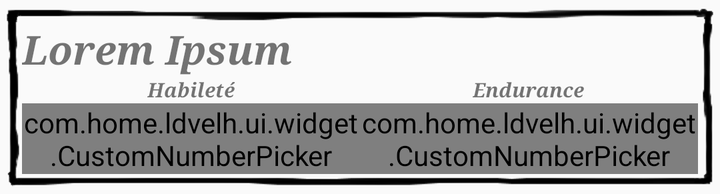
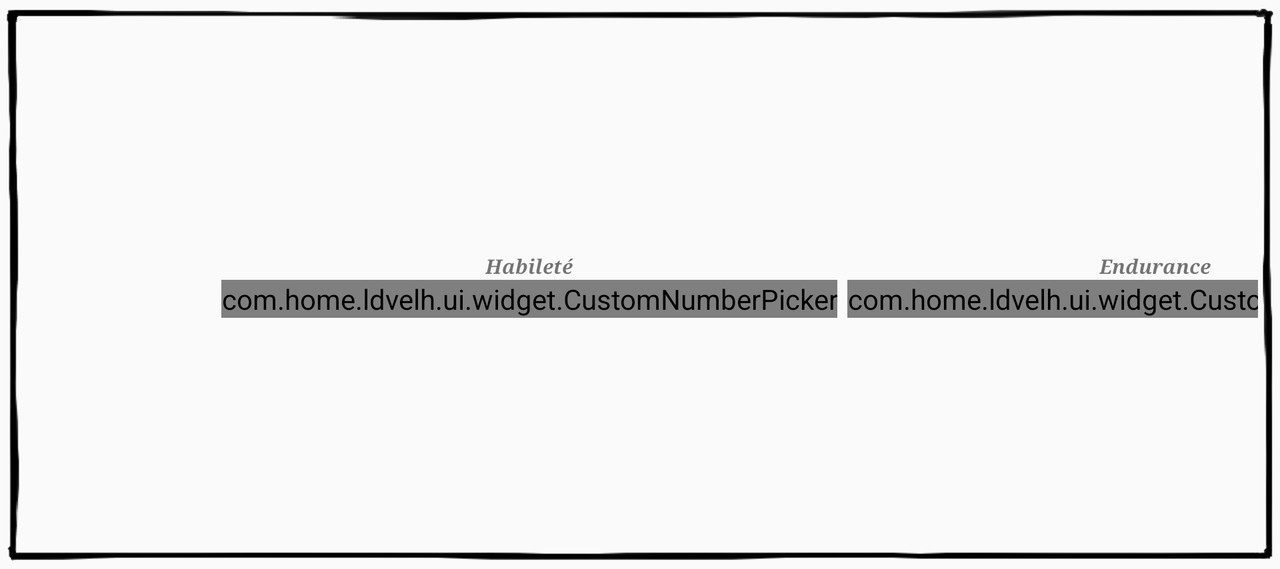

An Android layout and its configuration variant, each rendered on a device that would load it. The default file and the variant file are quoted in full after the pictures.
<!-- AndroidManifest.xml: application theme Theme.AppCompat.Light.NoActionBar.FullScreen -->
<!-- res/layout/widget_crew_member.xml -->
<LinearLayout xmlns:android="http://schemas.android.com/apk/res/android"
    xmlns:custom="http://schemas.android.com/apk/res-auto"
    android:layout_width="match_parent"
    android:layout_height="wrap_content"
    android:background="@drawable/pencil_border_small"
    android:clipChildren="false"
    android:orientation="vertical" >

    <LinearLayout
        android:layout_width="match_parent"
        android:layout_height="wrap_content"
        android:gravity="center_vertical"
        android:orientation="horizontal" >

        <TextView
            android:id="@+id/crewMemberName"
            style="@style/ldvelhSmallTitles"
            android:layout_width="wrap_content"
            android:layout_height="wrap_content"
            android:text="@string/lorem_ipsum" />

        <TextView
            android:id="@+id/luck"
            style="@style/ldvelhSmall"
            android:layout_width="0dp"
            android:layout_height="wrap_content"
            android:layout_weight="1"
            android:gravity="center"
            android:text="@string/lorem_ipsum"
            android:visibility="invisible" />
    </LinearLayout>

    <LinearLayout
        android:layout_width="match_parent"
        android:layout_height="wrap_content"
        android:baselineAligned="false"
        android:clipChildren="false"
        android:gravity="center_vertical"
        android:orientation="horizontal" >

        <LinearLayout
            android:layout_width="0dp"
            android:layout_height="wrap_content"
            android:layout_weight="1"
            android:gravity="center_horizontal"
            android:orientation="vertical" >

            <TextView
                android:id="@+id/skillLabel"
                style="@style/ldvelhVerySmall"
                android:layout_width="wrap_content"
                android:layout_height="wrap_content"
                android:text="@string/skill" />

            <com.home.ldvelh.ui.widget.CustomNumberPicker
                android:id="@+id/numberPickerSkill"
                android:layout_width="wrap_content"
                android:layout_height="wrap_content"
                android:clipChildren="false"
                custom:vertical="false" />
        </LinearLayout>

        <LinearLayout
            android:layout_width="0dp"
            android:layout_height="wrap_content"
            android:layout_weight="1"
            android:gravity="center_horizontal"
            android:orientation="vertical" >

            <TextView
                android:id="@+id/staminaLabel"
                style="@style/ldvelhVerySmall"
                android:layout_width="wrap_content"
                android:layout_height="wrap_content"
                android:text="@string/stamina" />

            <com.home.ldvelh.ui.widget.CustomNumberPicker
                android:id="@+id/numberPickerStamina"
                android:layout_width="wrap_content"
                android:layout_height="wrap_content"
                android:clipChildren="false"
                custom:vertical="false" />
        </LinearLayout>
    </LinearLayout>

</LinearLayout>
<!-- resources referenced by this layout -->
<resources>
  <!-- drawable pencil_border_small: png bitmap (drawable-xhdpi, 2589 bytes) -->
  <string name="lorem_ipsum">Lorem Ipsum</string>
  <string name="skill">Habileté</string>
  <string name="stamina">Endurance</string>
  <style name="ldvelhSmall">
          <item name="android:textSize">14sp</item>
          <item name="android:typeface">serif</item>
          <item name="android:textStyle">bold|italic</item>
      </style>
  <style name="ldvelhSmallTitles">
          <item name="android:textSize">20sp</item>
          <item name="android:typeface">serif</item>
          <item name="android:textStyle">bold|italic</item>
      </style>
  <style name="ldvelhVerySmall">
          <item name="android:textSize">10sp</item>
          <item name="android:typeface">serif</item>
          <item name="android:textStyle">bold|italic</item>
      </style>
  <style name="Theme.AppCompat.Light.NoActionBar.FullScreen" parent="@style/Theme.AppCompat.Light.NoActionBar">
          <item name="android:windowFullscreen">true</item>
          <item name="android:windowContentOverlay">@null</item>
      </style>
</resources>
<!-- res/layout-land/widget_crew_member.xml (the repository's variant of the layout above) -->
<!-- drawn on the phone turned sideways -->
<LinearLayout xmlns:android="http://schemas.android.com/apk/res/android"
    xmlns:custom="http://schemas.android.com/apk/res-auto"
    android:layout_width="match_parent"
    android:layout_height="wrap_content"
    android:background="@drawable/pencil_border_small"
    android:clipChildren="false"
    android:gravity="center_vertical"
    android:orientation="horizontal" >

    <TextView
        android:id="@+id/crewMemberName"
        style="@style/ldvelhSmallTitles"
        android:layout_width="0dp"
        android:layout_height="wrap_content"
        android:layout_weight="1"
        android:text="@string/lorem_ipsum" />

    <TextView
        android:id="@+id/luck"
        style="@style/ldvelhSmall"
        android:layout_width="wrap_content"
        android:layout_height="match_parent"
        android:gravity="center"
        android:paddingRight="5dp"
        android:text="@string/lorem_ipsum"
        android:visibility="invisible" />

    <LinearLayout
        android:layout_width="wrap_content"
        android:layout_height="wrap_content"
        android:gravity="center_horizontal"
        android:orientation="vertical"
        android:paddingRight="5dp" >

        <TextView
            android:id="@+id/skillLabel"
            style="@style/ldvelhVerySmall"
            android:layout_width="wrap_content"
            android:layout_height="wrap_content"
            android:text="@string/skill" />

        <com.home.ldvelh.ui.widget.CustomNumberPicker
            android:id="@+id/numberPickerSkill"
            android:layout_width="wrap_content"
            android:layout_height="wrap_content"
            android:clipChildren="false"
            custom:vertical="false" />
    </LinearLayout>

    <LinearLayout
        android:layout_width="wrap_content"
        android:layout_height="wrap_content"
        android:gravity="center_horizontal"
        android:orientation="vertical"
        android:paddingRight="5dp" >

        <TextView
            android:id="@+id/staminaLabel"
            style="@style/ldvelhVerySmall"
            android:layout_width="wrap_content"
            android:layout_height="wrap_content"
            android:text="@string/stamina" />

        <com.home.ldvelh.ui.widget.CustomNumberPicker
            android:id="@+id/numberPickerStamina"
            android:layout_width="wrap_content"
            android:layout_height="wrap_content"
            android:clipChildren="false"
            custom:vertical="false" />
    </LinearLayout>

</LinearLayout>
